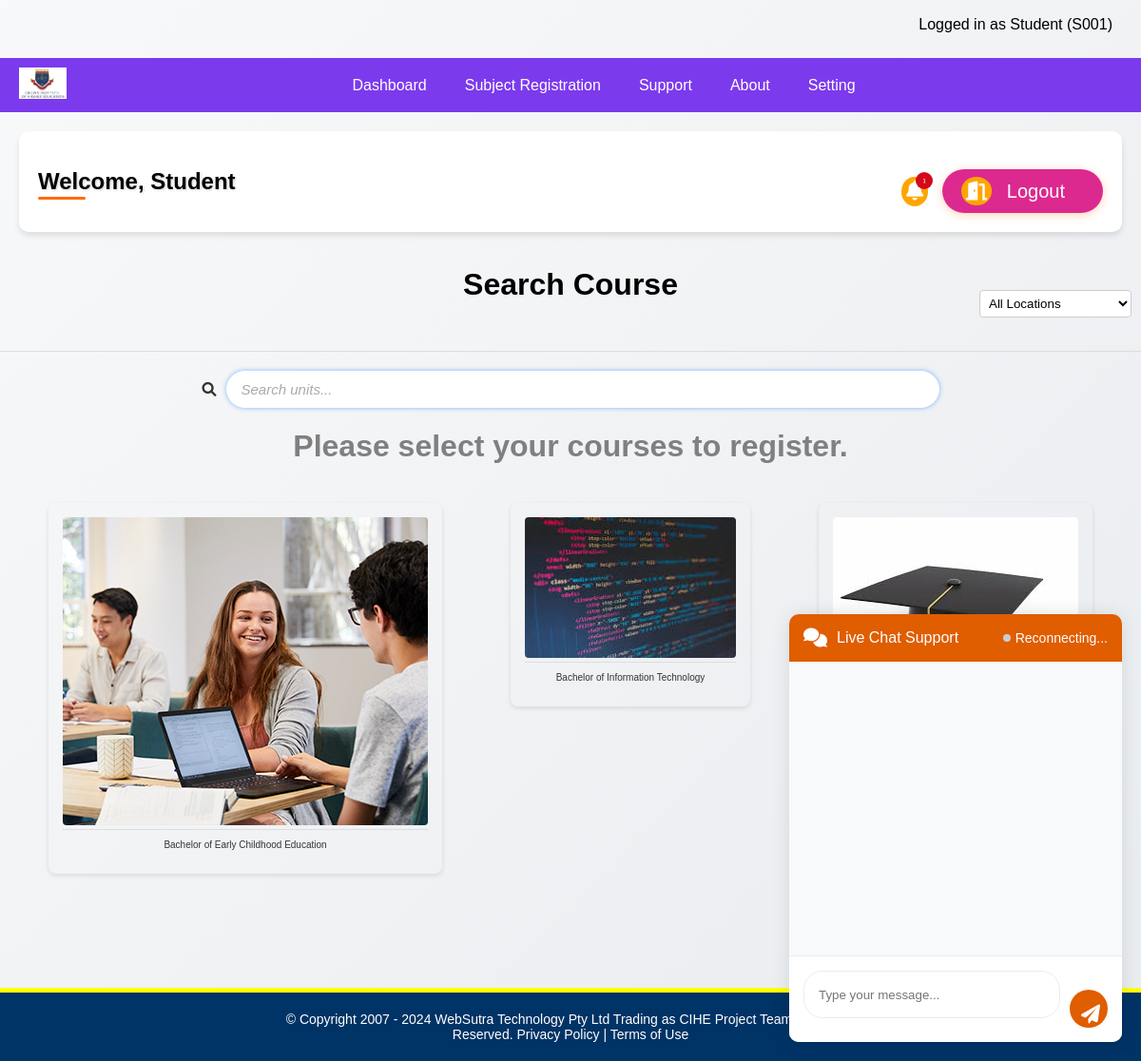
/subjectreg.php (signed in), run on the app's committed database.
### tables this page shows
CREATE TABLE IF NOT EXISTS courses (
    id INT PRIMARY KEY AUTO_INCREMENT,
    course_code VARCHAR(20) UNIQUE NOT NULL,
    course_name VARCHAR(100) NOT NULL,
    description TEXT,
    credits INT NOT NULL,
    program_id INT,
    image_path VARCHAR(255),
    created_at TIMESTAMP DEFAULT CURRENT_TIMESTAMP,
    updated_at TIMESTAMP DEFAULT CURRENT_TIMESTAMP ON UPDATE CURRENT_TIMESTAMP,
    FOREIGN KEY (program_id) REFERENCES programs(id) ON DELETE SET NULL
);

### backend/course_operations.php (called while the page is built, shortened)
<?php
require_once 'db.php';
function getCourses() {
    global $conn;
    $sql = "SELECT c.*, p.program_name
            FROM courses c
            JOIN programs p ON c.program_id = p.id
            ORDER BY p.program_name";
    $result = $conn->query($sql);
    $courses = [];
    while ($row = $result->fetch_assoc()) {
        $courses[] = [
            'id' => $row['id'],
            'code' => $row['course_code'],
            'name' => $row['course_name'],
            'description' => $row['description'],
            'credits' => $row['credits'],
            'program_name' => $row['program_name'],
            'image_path' => $row['image_path']
        ];
    }
    return $courses;
}
?>

### subjectreg.php (the view, shortened to what this page needs)
<?php
require_once 'includes/student_header.php';
require_once 'includes/live_chat.php';
require_once 'backend/course_operations.php';
$courses = getCourses();
?>
<div class="head">
    <h1 style="justify-content: center; text-align: center;">Search Course</h1>
</div>
<div class="locations">
    <select id="locationFilter">
        <option value="">All Locations</option>
    </select>
</div>
<hr>
<div class="search">
    <i class="fa-solid fa-search"></i>
    <input type="search" id="courseSearch" placeholder="Search units...">
</div>
<h1 class="available" style="text-align: center; color: gray;">
    Please select your courses to register.
</h1>
<div class="images" id="courseContainer">
    <?php foreach ($courses as $course): ?>
    <div class="course-card">
        <a href="registration.php?course=<?php echo urlencode($course['code']); ?>">
            <img class="subs" src="<?php echo htmlspecialchars($course['image_path']); ?>"
                 alt="<?php echo htmlspecialchars($course['name']); ?>">
        </a>
        <hr>
        <p><?php echo htmlspecialchars($course['name']); ?></p>
    </div>
    <?php endforeach; ?>
</div>
<footer>
    <div>
        &copy; Copyright 2007 - 2024 WebSutra Technology Pty Ltd Trading as CIHE Project Team. All Rights Reserved. Privacy Policy | Terms of Use
    </div>
</footer>
</body>
</html>

### includes/student_header.php (shortened to what this page needs)
<!DOCTYPE html>
<html lang="en">
<head>
    <link rel="stylesheet" href="index.css">
    <link href="https://cdnjs.cloudflare.com/ajax/libs/font-awesome/6.0.0-beta3/css/all.min.css" rel="stylesheet">
</head>
<body id="blurTarget">
    <div class="log">
        <p>Logged in as Student (<?php echo $_SESSION["student_id"]; ?>)</p>
    </div>
    <div class="nav" style="z-index: 1000;">
        <div class="logo">
            <a href="home.php">
                <img src="image.png" alt="Logo">
            </a>
        </div>
        <div class="links">
            <ul>
                <li class="dropdown">
                    <a href="home.php">Dashboard</a>
                </li>
                <li><a href="subjectreg.php">Subject Registration</a></li>
                <li><a href="Support.php">Support</a></li>
                <li><a href="about.php">About</a></li>
                <li class="dropdown">
                    <a href="#">Setting</a>
                </li>
            </ul>
        </div>
    </div>
    <header class="loggedIn">
        <h2>Welcome, Student</h2>
        <div class="buttons">
            <i class="fa-solid fa-bell"></i>
            <button id="destroy" onclick="return showModel()"><a href="logout.php"><i class="fa-solid fa-door-open"></i> Logout</a></button>
        </div>
    </header>

### includes/live_chat.php (shortened to what this page needs)
<div class="chat-widget" id="chatWidget">
    <div class="chat-header" onclick="toggleChat()">
        <i class="fas fa-comments"></i>
        <span>Live Chat Support</span>
        <div class="chat-status">
            <span class="status-dot"></span>
            <span class="status-text">Connecting...</span>
        </div>
    </div>
    <div class="chat-body" id="chatBody">
        <div class="chat-messages" id="chatMessages">
        </div>
        <div class="chat-input">
            <input type="text" id="messageInput" placeholder="Type your message...">
            <button id="sendButton">
                <i class="fas fa-paper-plane"></i>
            </button>
        </div>
    </div>
</div>

### includes/live_chat.php (style rules this page uses)
.chat-widget { position: fixed; bottom: 20px; right: 20px; width: 350px; background: white; border-radius: 10px; box-shadow: 0 0 20px rgba(0, 0, 0, 0.1); z-index: 1000; overflow: hidden; transition: all 0.3s ease; }
.chat-header { background: #e05d00; color: white; padding: 15px; cursor: pointer; display: flex; align-items: center; gap: 10px; }
.chat-header i { font-size: 20px; }
.chat-status { margin-left: auto; display: flex; align-items: center; gap: 5px; font-size: 14px; }
.status-dot { width: 8px; height: 8px; border-radius: 50%; background: #ccc; }
.chat-body { height: 400px; display: flex; flex-direction: column; }
.chat-messages { flex: 1; padding: 15px; overflow-y: auto; background: #f8f9fa; display: flex; flex-direction: column; }
.chat-input { padding: 15px; background: white; border-top: 1px solid #e9ecef; display: flex; gap: 10px; }
.chat-input input { flex: 1; padding: 10px 15px; border: 1px solid #e9ecef; border-radius: 20px; outline: none; }
.chat-input button { background: #e05d00; color: white; border: none; border-radius: 50%; width: 40px; height: 40px; cursor: pointer; transition: all 0.2s; }

### subjectreg.php (style rules this page uses)
.course-card { text-align: center; margin: 20px; padding: 15px; border-radius: 8px; box-shadow: 0 2px 5px rgba(0,0,0,0.1); transition: transform 0.3s ease; }
.course-card img { max-width: 100%; height: auto; border-radius: 4px; }
.course-card p { margin: 10px 0; color: #333; font-weight: 500; }

### data on the page
courses: image_path (picture), name "Bachelor of Early Childhood Education"
courses: image_path (picture), course_name "Bachelor of Information Technology"
courses: image_path (picture)

### other printed values
$_SESSION["student_id"] "S001"
